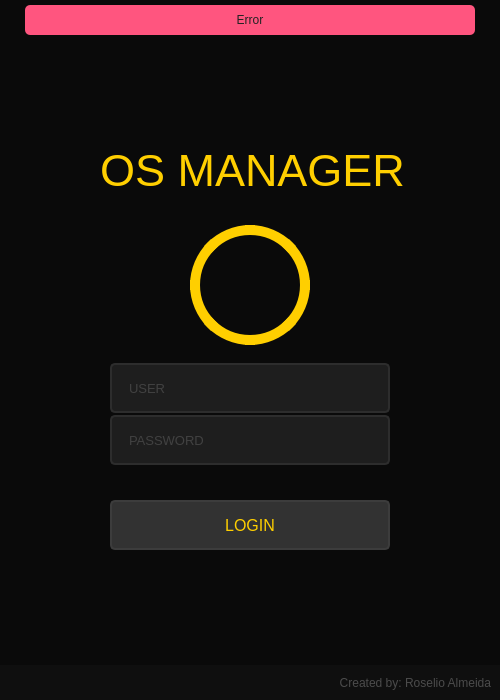
<?xml version="1.0" encoding="UTF-8"?>
<ui version="4.0">
 <class>MainWindow</class>
 <widget class="QMainWindow" name="MainWindow">
  <property name="geometry">
   <rect>
    <x>0</x>
    <y>0</y>
    <width>500</width>
    <height>700</height>
   </rect>
  </property>
  <property name="minimumSize">
   <size>
    <width>500</width>
    <height>700</height>
   </size>
  </property>
  <property name="font">
   <font>
    <family>Segoe UI</family>
    <pointsize>10</pointsize>
   </font>
  </property>
  <property name="windowTitle">
   <string>Login</string>
  </property>
  <property name="windowIcon">
   <iconset>
    <normaloff>../Images/Icon.ico</normaloff>../Images/Icon.ico</iconset>
  </property>
  <property name="styleSheet">
   <string notr="true">color: rgb(200, 200, 200);
background-color: rgb(10, 10, 10);</string>
  </property>
  <widget class="QWidget" name="centralwidget">
   <layout class="QVBoxLayout" name="verticalLayout">
    <property name="spacing">
     <number>0</number>
    </property>
    <property name="leftMargin">
     <number>0</number>
    </property>
    <property name="topMargin">
     <number>0</number>
    </property>
    <property name="rightMargin">
     <number>0</number>
    </property>
    <property name="bottomMargin">
     <number>0</number>
    </property>
    <item>
     <widget class="QFrame" name="top_bar">
      <property name="maximumSize">
       <size>
        <width>16777215</width>
        <height>35</height>
       </size>
      </property>
      <property name="styleSheet">
       <string notr="true"/>
      </property>
      <property name="frameShape">
       <enum>QFrame::NoFrame</enum>
      </property>
      <property name="frameShadow">
       <enum>QFrame::Raised</enum>
      </property>
      <layout class="QHBoxLayout" name="horizontalLayout_2">
       <property name="spacing">
        <number>0</number>
       </property>
       <property name="leftMargin">
        <number>0</number>
       </property>
       <property name="topMargin">
        <number>5</number>
       </property>
       <property name="rightMargin">
        <number>0</number>
       </property>
       <property name="bottomMargin">
        <number>0</number>
       </property>
       <item>
        <widget class="QFrame" name="frame_error">
         <property name="maximumSize">
          <size>
           <width>450</width>
           <height>16777215</height>
          </size>
         </property>
         <property name="styleSheet">
          <string notr="true">background-color: rgb(255, 85, 127);
border-radius: 5px;</string>
         </property>
         <property name="frameShape">
          <enum>QFrame::StyledPanel</enum>
         </property>
         <property name="frameShadow">
          <enum>QFrame::Raised</enum>
         </property>
         <layout class="QHBoxLayout" name="horizontalLayout_3">
          <property name="leftMargin">
           <number>10</number>
          </property>
          <property name="topMargin">
           <number>3</number>
          </property>
          <property name="rightMargin">
           <number>10</number>
          </property>
          <property name="bottomMargin">
           <number>3</number>
          </property>
          <item>
           <widget class="QLabel" name="label_error">
            <property name="styleSheet">
             <string notr="true">color: rgb(35, 35, 35);</string>
            </property>
            <property name="text">
             <string>Error</string>
            </property>
            <property name="alignment">
             <set>Qt::AlignCenter</set>
            </property>
           </widget>
          </item>
         </layout>
        </widget>
       </item>
      </layout>
     </widget>
    </item>
    <item>
     <widget class="QFrame" name="content">
      <property name="styleSheet">
       <string notr="true"/>
      </property>
      <property name="frameShape">
       <enum>QFrame::NoFrame</enum>
      </property>
      <property name="frameShadow">
       <enum>QFrame::Raised</enum>
      </property>
      <layout class="QHBoxLayout" name="horizontalLayout">
       <item>
        <widget class="QFrame" name="login_area">
         <property name="maximumSize">
          <size>
           <width>450</width>
           <height>550</height>
          </size>
         </property>
         <property name="styleSheet">
          <string notr="true">border-radius: 10px;</string>
         </property>
         <property name="frameShape">
          <enum>QFrame::NoFrame</enum>
         </property>
         <property name="frameShadow">
          <enum>QFrame::Raised</enum>
         </property>
         <widget class="QFrame" name="avatar">
          <property name="geometry">
           <rect>
            <x>165</x>
            <y>150</y>
            <width>120</width>
            <height>120</height>
           </rect>
          </property>
          <property name="styleSheet">
           <string notr="true">QFrame {
	background-image: url(:/Avatar/Images/avatar.png);
	border-radius: 60px;
	border: 10px solid rgb(255, 207, 0);
	background-position: center;
}
QFrame:hover {
	border: 10px solid rgb(255, 225, 0);
}

</string>
          </property>
          <property name="frameShape">
           <enum>QFrame::StyledPanel</enum>
          </property>
          <property name="frameShadow">
           <enum>QFrame::Raised</enum>
          </property>
         </widget>
         <widget class="QLineEdit" name="user">
          <property name="geometry">
           <rect>
            <x>85</x>
            <y>288</y>
            <width>280</width>
            <height>50</height>
           </rect>
          </property>
          <property name="font">
           <font>
            <family>Segoe UI</family>
            <pointsize>10</pointsize>
           </font>
          </property>
          <property name="styleSheet">
           <string notr="true">QLineEdit {
	border: 2px solid rgb(45, 45, 45);
	border-radius: 5px;
	padding: 15px;
	background-color: rgb(30, 30, 30);	
	color: rgb(100, 100, 100);
}
QLineEdit:hover {
	border: 2px solid rgb(55, 55, 55);
}
QLineEdit:focus {
	border: 2px solid rgb(255, 207, 0);	
	color: rgb(200, 200, 200);
}</string>
          </property>
          <property name="maxLength">
           <number>32</number>
          </property>
          <property name="placeholderText">
           <string>USER</string>
          </property>
         </widget>
         <widget class="QLineEdit" name="password">
          <property name="geometry">
           <rect>
            <x>85</x>
            <y>340</y>
            <width>280</width>
            <height>50</height>
           </rect>
          </property>
          <property name="font">
           <font>
            <family>Segoe UI</family>
            <pointsize>10</pointsize>
           </font>
          </property>
          <property name="styleSheet">
           <string notr="true">QLineEdit {
	border: 2px solid rgb(45, 45, 45);
	border-radius: 5px;
	padding: 15px;
	background-color: rgb(30, 30, 30);	
	color: rgb(100, 100, 100);
}
QLineEdit:hover {
	border: 2px solid rgb(55, 55, 55);
}
QLineEdit:focus {
	border: 2px solid rgb(255, 207, 0);	
	color: rgb(200, 200, 200);
}</string>
          </property>
          <property name="maxLength">
           <number>16</number>
          </property>
          <property name="echoMode">
           <enum>QLineEdit::Password</enum>
          </property>
          <property name="placeholderText">
           <string>PASSWORD</string>
          </property>
         </widget>
         <widget class="QPushButton" name="btlogin">
          <property name="geometry">
           <rect>
            <x>85</x>
            <y>425</y>
            <width>280</width>
            <height>50</height>
           </rect>
          </property>
          <property name="font">
           <font>
            <pointsize>12</pointsize>
           </font>
          </property>
          <property name="styleSheet">
           <string notr="true">QPushButton {	
	color: rgb(255, 207, 0);
	background-color: rgb(50, 50, 50);
	border: 2px solid rgb(60, 60, 60);
	border-radius: 5px;
}
QPushButton:hover {	
	background-color: rgb(60, 60, 60);
	border: 2px solid rgb(70, 70, 70);
}
QPushButton:pressed {	
	background-color: rgb(250, 230, 0);
	border: 2px solid rgb(255, 165, 24);	
	color: rgb(35, 35, 35);
}</string>
          </property>
          <property name="text">
           <string>LOGIN</string>
          </property>
         </widget>
         <widget class="QLabel" name="label">
          <property name="geometry">
           <rect>
            <x>57</x>
            <y>50</y>
            <width>341</width>
            <height>91</height>
           </rect>
          </property>
          <property name="font">
           <font>
            <family>Ubuntu</family>
            <pointsize>34</pointsize>
            <weight>9</weight>
            <italic>false</italic>
            <bold>false</bold>
           </font>
          </property>
          <property name="styleSheet">
           <string notr="true">color: rgb(255, 207, 0);
font: 75 34pt &quot;Ubuntu&quot;;</string>
          </property>
          <property name="text">
           <string>OS MANAGER</string>
          </property>
          <property name="alignment">
           <set>Qt::AlignCenter</set>
          </property>
         </widget>
        </widget>
       </item>
      </layout>
     </widget>
    </item>
    <item>
     <widget class="QFrame" name="bottom">
      <property name="maximumSize">
       <size>
        <width>16777215</width>
        <height>35</height>
       </size>
      </property>
      <property name="styleSheet">
       <string notr="true">background-color: rgb(15, 15, 15)</string>
      </property>
      <property name="frameShape">
       <enum>QFrame::NoFrame</enum>
      </property>
      <property name="frameShadow">
       <enum>QFrame::Raised</enum>
      </property>
      <layout class="QVBoxLayout" name="verticalLayout_2">
       <item>
        <widget class="QLabel" name="label_credits">
         <property name="font">
          <font>
           <family>Segoe UI</family>
          </font>
         </property>
         <property name="styleSheet">
          <string notr="true">color: rgb(75, 75, 75);</string>
         </property>
         <property name="text">
          <string>Created by: Roselio Almeida</string>
         </property>
         <property name="alignment">
          <set>Qt::AlignRight|Qt::AlignTrailing|Qt::AlignVCenter</set>
         </property>
        </widget>
       </item>
      </layout>
     </widget>
    </item>
   </layout>
  </widget>
 </widget>
 <resources/>
 <connections/>
</ui>
